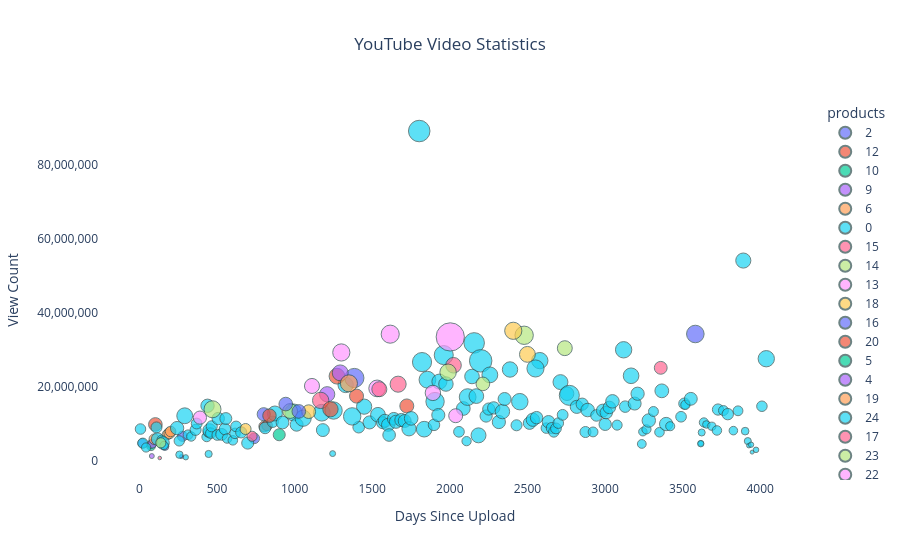

Here is the notebook cell this chart was saved with:
### Code cell
fig.update_layout(
    showlegend=True,
    hovermode='closest',
    plot_bgcolor='white',
    paper_bgcolor='white',
    title_x=0.5,
    xaxis_title="Days Since Upload",
    yaxis_title="View Count",
    yaxis=dict(tickformat=",")
)

### Figure 1 — Plotly figure (JSON) as saved in the notebook; plotly's stock layout.template omitted (floating-point values rounded to 4 significant figures; data arrays with more than 128 entries replaced by an {"elided": "..."} marker saying what was removed)
{"data": [{"customdata": {"elided": "213x2 str values"}, "hovertemplate": "<b>Title</b>: %{customdata[0]}<br><b>Views</b>: %{y:,}<br><b>Days Ago</b>: %{x}<br><b>Likes</b>: %{marker.size:,}<br><b>Products</b>: %{customdata[1]}<br>", "legendgroup": "2", "marker": {"color": "#636efa", "line": {"color": "DarkSlateGrey", "width": 1}, "size": [191000.0, 151000.0, 38000.0, 247000.0, 270000.0], "sizemode": "area", "sizeref": 4750, "symbol": "circle"}, "mode": "markers", "name": "2", "orientation": "v", "showlegend": true, "type": "scatter", "x": [19, 164, 271, 278, 740], "xaxis": "x", "y": [4853082, 3967555, 1251040, 6729054, 6168778], "yaxis": "y"}, {"customdata": {"elided": "213x2 str values"}, "hovertemplate": "<b>Title</b>: %{customdata[0]}<br><b>Views</b>: %{y:,}<br><b>Days Ago</b>: %{x}<br><b>Likes</b>: %{marker.size:,}<br><b>Products</b>: %{customdata[1]}<br>", "legendgroup": "12", "marker": {"color": "#EF553B", "line": {"color": "DarkSlateGrey", "width": 1}, "size": [163000.0, 438000.0, 284000.0, 265000.0, 464000.0], "sizemode": "area", "sizeref": 4750, "symbol": "circle"}, "mode": "markers", "name": "12", "orientation": "v", "showlegend": true, "type": "scatter", "x": [73, 103, 805, 823, 1723], "xaxis": "x", "y": [4497271, 9923642, 9402585, 9639675, 14909001], "yaxis": "y"}, {"customdata": {"elided": "213x2 str values"}, "hovertemplate": "<b>Title</b>: %{customdata[0]}<br><b>Views</b>: %{y:,}<br><b>Days Ago</b>: %{x}<br><b>Likes</b>: %{marker.size:,}<br><b>Products</b>: %{customdata[1]}<br>", "legendgroup": "10", "marker": {"color": "#00cc96", "line": {"color": "DarkSlateGrey", "width": 1}, "size": [187000.0], "sizemode": "area", "sizeref": 4750, "symbol": "circle"}, "mode": "markers", "name": "10", "orientation": "v", "showlegend": true, "type": "scatter", "x": [75], "xaxis": "x", "y": [4042650], "yaxis": "y"}, {"customdata": {"elided": "213x2 str values"}, "hovertemplate": "<b>Title</b>: %{customdata[0]}<br><b>Views</b>: %{y:,}<br><b>Days Ago</b>: %{x}<br><b>Likes</b>: %{marker.size:,}<br><b>Products</b>: %{customdata[1]}<br>", "legendgroup": "9", "marker": {"color": "#ab63fa", "line": {"color": "DarkSlateGrey", "width": 1}, "size": [58000.0, 190000.0, 551000.0], "sizemode": "area", "sizeref": 4750, "symbol": "circle"}, "mode": "markers", "name": "9", "orientation": "v", "showlegend": true, "type": "scatter", "x": [80, 82, 1210], "xaxis": "x", "y": [1389757, 4712586, 18059048], "yaxis": "y"}, {"customdata": {"elided": "213x2 str values"}, "hovertemplate": "<b>Title</b>: %{customdata[0]}<br><b>Views</b>: %{y:,}<br><b>Days Ago</b>: %{x}<br><b>Likes</b>: %{marker.size:,}<br><b>Products</b>: %{customdata[1]}<br>", "legendgroup": "6", "marker": {"color": "#FFA15A", "line": {"color": "DarkSlateGrey", "width": 1}, "size": [264000.0, 255000.0, 301000.0, 264000.0], "sizemode": "area", "sizeref": 4750, "symbol": "circle"}, "mode": "markers", "name": "6", "orientation": "v", "showlegend": true, "type": "scatter", "x": [96, 180, 194, 201], "xaxis": "x", "y": [5929827, 7161466, 7579108, 8009803], "yaxis": "y"}, {"customdata": {"elided": "213x2 str values"}, "hovertemplate": "<b>Title</b>: %{customdata[0]}<br><b>Views</b>: %{y:,}<br><b>Days Ago</b>: %{x}<br><b>Likes</b>: %{marker.size:,}<br><b>Products</b>: %{customdata[1]}<br>", "legendgroup": "0", "marker": {"color": "#19d3f3", "line": {"color": "DarkSlateGrey", "width": 1}, "size": {"elided": "155 float values"}, "sizemode": "area", "sizeref": 4750, "symbol": "circle"}, "mode": "markers", "name": "0", "orientation": "v", "showlegend": true, "type": "scatter", "x": {"elided": "155 int values"}, "xaxis": "x", "y": {"elided": "155 int values"}, "yaxis": "y"}, {"customdata": {"elided": "213x2 str values"}, "hovertemplate": "<b>Title</b>: %{customdata[0]}<br><b>Views</b>: %{y:,}<br><b>Days Ago</b>: %{x}<br><b>Likes</b>: %{marker.size:,}<br><b>Products</b>: %{customdata[1]}<br>", "legendgroup": "15", "marker": {"color": "#FF6692", "line": {"color": "DarkSlateGrey", "width": 1}, "size": [30000.0, 246000.0, 636000.0, 614000.0], "sizemode": "area", "sizeref": 4750, "symbol": "circle"}, "mode": "markers", "name": "15", "orientation": "v", "showlegend": true, "type": "scatter", "x": [131, 726, 1168, 1667], "xaxis": "x", "y": [864053, 6722776, 16400211, 20776030], "yaxis": "y"}, {"customdata": {"elided": "213x2 str values"}, "hovertemplate": "<b>Title</b>: %{customdata[0]}<br><b>Views</b>: %{y:,}<br><b>Days Ago</b>: %{x}<br><b>Likes</b>: %{marker.size:,}<br><b>Products</b>: %{customdata[1]}<br>", "legendgroup": "14", "marker": {"color": "#B6E880", "line": {"color": "DarkSlateGrey", "width": 1}, "size": [248000.0, 688000.0, 525000.0, 802000.0, 529000.0], "sizemode": "area", "sizeref": 4750, "symbol": "circle"}, "mode": "markers", "name": "14", "orientation": "v", "showlegend": true, "type": "scatter", "x": [138, 471, 971, 2479, 2741], "xaxis": "x", "y": [4952179, 14012227, 13530862, 33973290, 30493049], "yaxis": "y"}, {"customdata": {"elided": "213x2 str values"}, "hovertemplate": "<b>Title</b>: %{customdata[0]}<br><b>Views</b>: %{y:,}<br><b>Days Ago</b>: %{x}<br><b>Likes</b>: %{marker.size:,}<br><b>Products</b>: %{customdata[1]}<br>", "legendgroup": "13", "marker": {"color": "#FF97FF", "line": {"color": "DarkSlateGrey", "width": 1}, "size": [415000.0, 539000.0, 705000.0, 666000.0, 779000.0, 564000.0], "sizemode": "area", "sizeref": 4750, "symbol": "circle"}, "mode": "markers", "name": "13", "orientation": "v", "showlegend": true, "type": "scatter", "x": [390, 1112, 1301, 1532, 1616, 1891], "xaxis": "x", "y": [11756650, 20298305, 29334883, 19638016, 34272875, 18423574], "yaxis": "y"}, {"customdata": {"elided": "213x2 str values"}, "hovertemplate": "<b>Title</b>: %{customdata[0]}<br><b>Views</b>: %{y:,}<br><b>Days Ago</b>: %{x}<br><b>Likes</b>: %{marker.size:,}<br><b>Products</b>: %{customdata[1]}<br>", "legendgroup": "18", "marker": {"color": "#FECB52", "line": {"color": "DarkSlateGrey", "width": 1}, "size": [289000.0, 447000.0, 704000.0], "sizemode": "area", "sizeref": 4750, "symbol": "circle"}, "mode": "markers", "name": "18", "orientation": "v", "showlegend": true, "type": "scatter", "x": [684, 1091, 2409], "xaxis": "x", "y": [8681750, 13363858, 35176492], "yaxis": "y"}, {"customdata": {"elided": "213x2 str values"}, "hovertemplate": "<b>Title</b>: %{customdata[0]}<br><b>Views</b>: %{y:,}<br><b>Days Ago</b>: %{x}<br><b>Likes</b>: %{marker.size:,}<br><b>Products</b>: %{customdata[1]}<br>", "legendgroup": "16", "marker": {"color": "#636efa", "line": {"color": "DarkSlateGrey", "width": 1}, "size": [407000.0, 440000.0, 442000.0, 877000.0, 732000.0], "sizemode": "area", "sizeref": 4750, "symbol": "circle"}, "mode": "markers", "name": "16", "orientation": "v", "showlegend": true, "type": "scatter", "x": [801, 943, 1027, 1385, 3582], "xaxis": "x", "y": [12673527, 15412527, 13426037, 22447254, 34316739], "yaxis": "y"}, {"customdata": {"elided": "213x2 str values"}, "hovertemplate": "<b>Title</b>: %{customdata[0]}<br><b>Views</b>: %{y:,}<br><b>Days Ago</b>: %{x}<br><b>Likes</b>: %{marker.size:,}<br><b>Products</b>: %{customdata[1]}<br>", "legendgroup": "20", "marker": {"color": "#EF553B", "line": {"color": "DarkSlateGrey", "width": 1}, "size": [431000.0, 558000.0, 590000.0, 466000.0], "sizemode": "area", "sizeref": 4750, "symbol": "circle"}, "mode": "markers", "name": "20", "orientation": "v", "showlegend": true, "type": "scatter", "x": [838, 1231, 1273, 1399], "xaxis": "x", "y": [12295057, 14017181, 22933206, 17567001], "yaxis": "y"}, {"customdata": {"elided": "213x2 str values"}, "hovertemplate": "<b>Title</b>: %{customdata[0]}<br><b>Views</b>: %{y:,}<br><b>Days Ago</b>: %{x}<br><b>Likes</b>: %{marker.size:,}<br><b>Products</b>: %{customdata[1]}<br>", "legendgroup": "5", "marker": {"color": "#00cc96", "line": {"color": "DarkSlateGrey", "width": 1}, "size": [343000.0], "sizemode": "area", "sizeref": 4750, "symbol": "circle"}, "mode": "markers", "name": "5", "orientation": "v", "showlegend": true, "type": "scatter", "x": [901], "xaxis": "x", "y": [7136278], "yaxis": "y"}, {"customdata": {"elided": "213x2 str values"}, "hovertemplate": "<b>Title</b>: %{customdata[0]}<br><b>Views</b>: %{y:,}<br><b>Days Ago</b>: %{x}<br><b>Likes</b>: %{marker.size:,}<br><b>Products</b>: %{customdata[1]}<br>", "legendgroup": "4", "marker": {"color": "#ab63fa", "line": {"color": "DarkSlateGrey", "width": 1}, "size": [602000.0], "sizemode": "area", "sizeref": 4750, "symbol": "circle"}, "mode": "markers", "name": "4", "orientation": "v", "showlegend": true, "type": "scatter", "x": [1294], "xaxis": "x", "y": [23830525], "yaxis": "y"}, {"customdata": {"elided": "213x2 str values"}, "hovertemplate": "<b>Title</b>: %{customdata[0]}<br><b>Views</b>: %{y:,}<br><b>Days Ago</b>: %{x}<br><b>Likes</b>: %{marker.size:,}<br><b>Products</b>: %{customdata[1]}<br>", "legendgroup": "19", "marker": {"color": "#FFA15A", "line": {"color": "DarkSlateGrey", "width": 1}, "size": [695000.0], "sizemode": "area", "sizeref": 4750, "symbol": "circle"}, "mode": "markers", "name": "19", "orientation": "v", "showlegend": true, "type": "scatter", "x": [1350], "xaxis": "x", "y": [21004315], "yaxis": "y"}, {"customdata": {"elided": "213x2 str values"}, "hovertemplate": "<b>Title</b>: %{customdata[0]}<br><b>Views</b>: %{y:,}<br><b>Days Ago</b>: %{x}<br><b>Likes</b>: %{marker.size:,}<br><b>Products</b>: %{customdata[1]}<br>", "legendgroup": "24", "marker": {"color": "#19d3f3", "line": {"color": "DarkSlateGrey", "width": 1}, "size": [720000.0, 696000.0], "sizemode": "area", "sizeref": 4750, "symbol": "circle"}, "mode": "markers", "name": "24", "orientation": "v", "showlegend": true, "type": "scatter", "x": [1371, 2552], "xaxis": "x", "y": [12085501, 25015508], "yaxis": "y"}, {"customdata": {"elided": "213x2 str values"}, "hovertemplate": "<b>Title</b>: %{customdata[0]}<br><b>Views</b>: %{y:,}<br><b>Days Ago</b>: %{x}<br><b>Likes</b>: %{marker.size:,}<br><b>Products</b>: %{customdata[1]}<br>", "legendgroup": "17", "marker": {"color": "#FF6692", "line": {"color": "DarkSlateGrey", "width": 1}, "size": [537000.0, 577000.0, 392000.0], "sizemode": "area", "sizeref": 4750, "symbol": "circle"}, "mode": "markers", "name": "17", "orientation": "v", "showlegend": true, "type": "scatter", "x": [1546, 2024, 3359], "xaxis": "x", "y": [19420895, 25883473, 25191632], "yaxis": "y"}, {"customdata": {"elided": "213x2 str values"}, "hovertemplate": "<b>Title</b>: %{customdata[0]}<br><b>Views</b>: %{y:,}<br><b>Days Ago</b>: %{x}<br><b>Likes</b>: %{marker.size:,}<br><b>Products</b>: %{customdata[1]}<br>", "legendgroup": "23", "marker": {"color": "#B6E880", "line": {"color": "DarkSlateGrey", "width": 1}, "size": [640000.0, 443000.0], "sizemode": "area", "sizeref": 4750, "symbol": "circle"}, "mode": "markers", "name": "23", "orientation": "v", "showlegend": true, "type": "scatter", "x": [1989, 2213], "xaxis": "x", "y": [24002442, 20865225], "yaxis": "y"}, {"customdata": {"elided": "213x2 str values"}, "hovertemplate": "<b>Title</b>: %{customdata[0]}<br><b>Views</b>: %{y:,}<br><b>Days Ago</b>: %{x}<br><b>Likes</b>: %{marker.size:,}<br><b>Products</b>: %{customdata[1]}<br>", "legendgroup": "22", "marker": {"color": "#FF97FF", "line": {"color": "DarkSlateGrey", "width": 1}, "size": [1900000.0, 464000.0], "sizemode": "area", "sizeref": 4750, "symbol": "circle"}, "mode": "markers", "name": "22", "orientation": "v", "showlegend": true, "type": "scatter", "x": [2003, 2038], "xaxis": "x", "y": [33524291, 12273750], "yaxis": "y"}, {"customdata": {"elided": "213x2 str values"}, "hovertemplate": "<b>Title</b>: %{customdata[0]}<br><b>Views</b>: %{y:,}<br><b>Days Ago</b>: %{x}<br><b>Likes</b>: %{marker.size:,}<br><b>Products</b>: %{customdata[1]}<br>", "legendgroup": "11", "marker": {"color": "#FECB52", "line": {"color": "DarkSlateGrey", "width": 1}, "size": [596000.0], "sizemode": "area", "sizeref": 4750, "symbol": "circle"}, "mode": "markers", "name": "11", "orientation": "v", "showlegend": true, "type": "scatter", "x": [2500], "xaxis": "x", "y": [28821413], "yaxis": "y"}], "layout": {"hovermode": "closest", "legend": {"itemsizing": "constant", "title": {"text": "products"}, "tracegroupgap": 0}, "paper_bgcolor": "white", "plot_bgcolor": "white", "showlegend": true, "title": {"text": "YouTube Video Statistics", "x": 0.5}, "xaxis": {"anchor": "y", "domain": [0, 1], "title": {"text": "Days Since Upload"}}, "yaxis": {"anchor": "x", "domain": [0, 1], "tickformat": ",", "title": {"text": "View Count"}}}}
